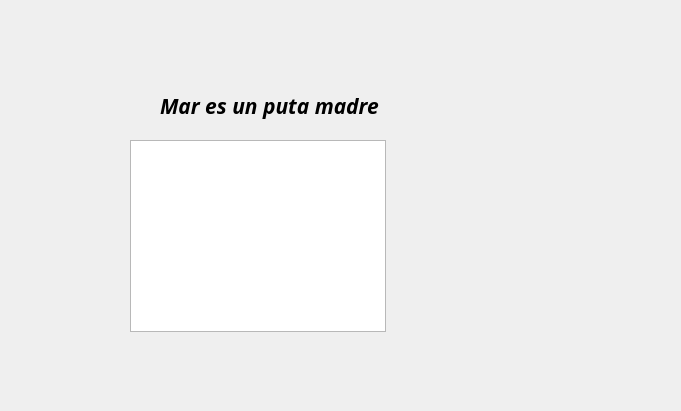
<?xml version="1.0" encoding="UTF-8"?>
<ui version="4.0">
 <class>Form</class>
 <widget class="QWidget" name="Form">
  <property name="geometry">
   <rect>
    <x>0</x>
    <y>0</y>
    <width>681</width>
    <height>411</height>
   </rect>
  </property>
  <property name="windowTitle">
   <string>Form</string>
  </property>
  <widget class="QLabel" name="Button1">
   <property name="geometry">
    <rect>
     <x>240</x>
     <y>150</y>
     <width>131</width>
     <height>131</height>
    </rect>
   </property>
   <property name="mouseTracking">
    <bool>true</bool>
   </property>
   <property name="text">
    <string/>
   </property>
   <property name="pixmap">
    <pixmap>../../../../Work/HCARD/Images/Assets/GoButtonAsset 3.png</pixmap>
   </property>
  </widget>
  <widget class="QLabel" name="label">
   <property name="geometry">
    <rect>
     <x>160</x>
     <y>90</y>
     <width>391</width>
     <height>31</height>
    </rect>
   </property>
   <property name="font">
    <font>
     <family>Myriad CAD</family>
     <pointsize>16</pointsize>
     <weight>75</weight>
     <italic>true</italic>
     <bold>true</bold>
    </font>
   </property>
   <property name="text">
    <string>Mar es un puta madre</string>
   </property>
   <property name="textInteractionFlags">
    <set>Qt::LinksAccessibleByMouse</set>
   </property>
  </widget>
  <widget class="PlotWidget" name="graphicsView">
   <property name="geometry">
    <rect>
     <x>130</x>
     <y>140</y>
     <width>256</width>
     <height>192</height>
    </rect>
   </property>
  </widget>
 </widget>
 <customwidgets>
  <customwidget>
   <class>PlotWidget</class>
   <extends>QGraphicsView</extends>
   <header>pyqtgraph</header>
  </customwidget>
 </customwidgets>
 <resources/>
 <connections/>
</ui>
